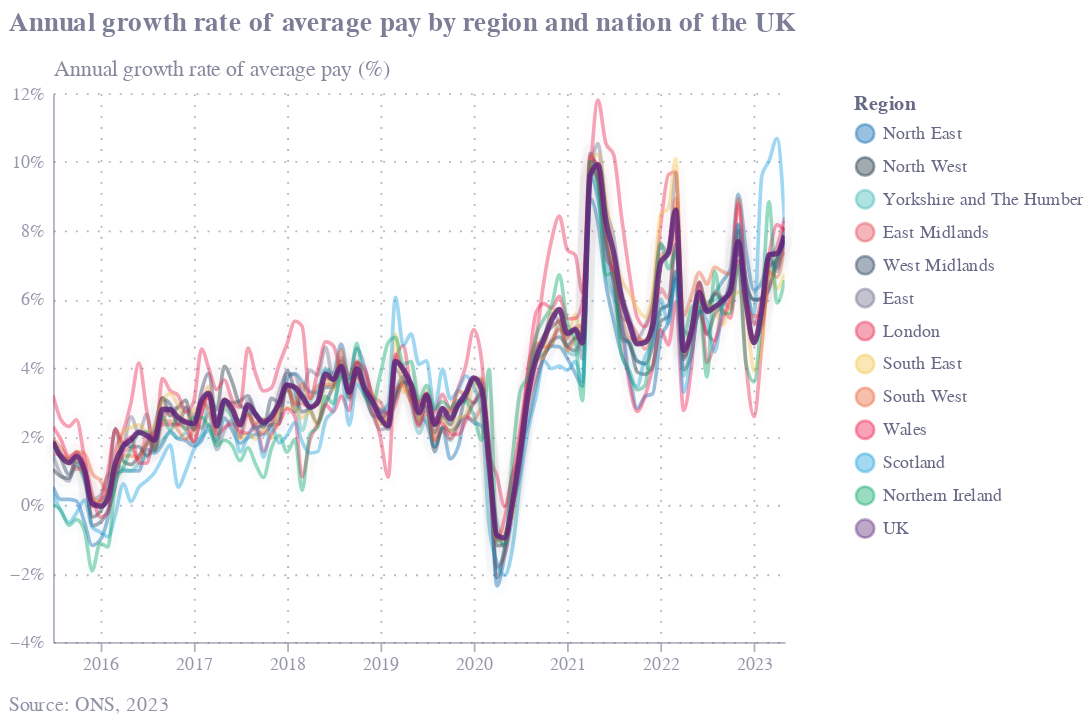
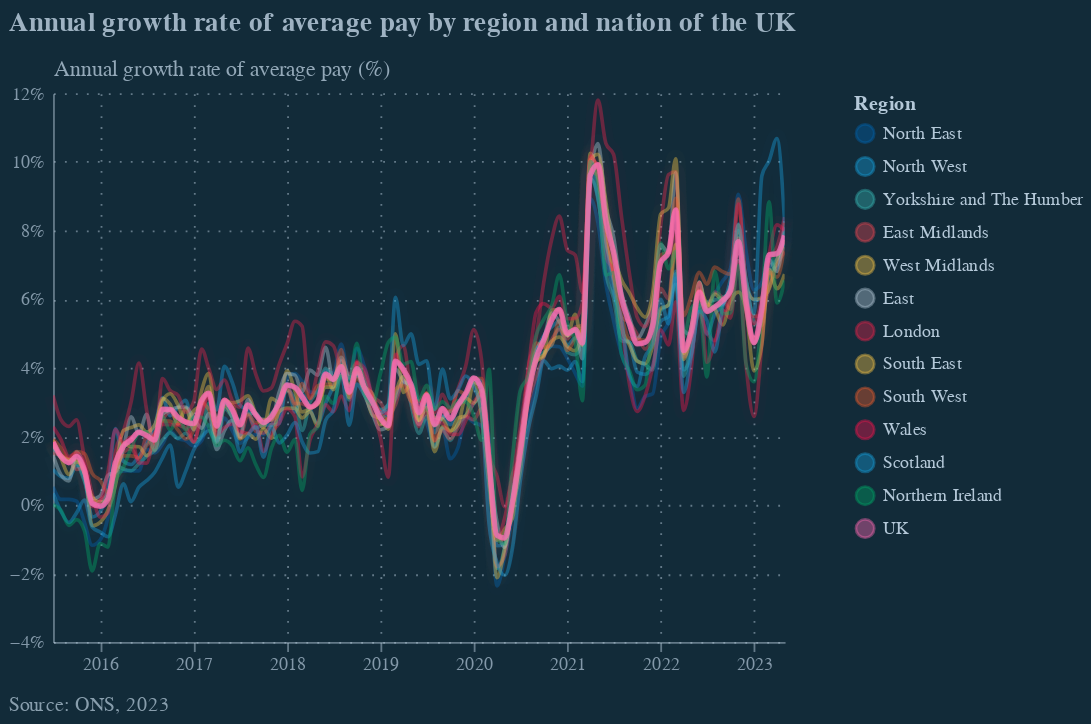

The notebook cell these images were saved under, in order:
### Code cell
base=alt.Chart(fc)
lines = base.mark_line(opacity=0.4,clip=True,interpolate='monotone').encode(
    x=alt.X('date:T',axis=alt.Axis(
            grid=True,
            gridDash=[1,5],
            gridColor=colors["eco-gray"],
            gridOpacity=mo,
            titleAlign="left",
            titleAnchor="end",
            title="",
        titleX=405,
            titleY=6,
            labelColor=colors["eco-gray"],
            titleColor=colors["eco-gray"],
            tickColor=colors["eco-gray"],
            domainColor=colors["eco-gray"],
            tickCount=10,
            domainOpacity=mo,
            tickOpacity=mo,
            labelOpacity=mo+0.2,
            titleOpacity=mo+0.3,
            titleFontSize=10,
            titleFontWeight='normal',
            orient="bottom",
            labelAngle=0,
            # scale=alt.Scale(domain=[1700,2100])
    )),
    y=alt.Y('value:Q',axis=alt.Axis( 
            # grid=False,
            gridDash=[1,5],
            gridColor=colors["eco-gray"],
            gridOpacity=mo,
            title="Annual growth rate of average pay (%)",
            titleX=0,
            titleY=-7,
            titleBaseline="bottom",
            titleAngle=0,
            titleAlign="left",
            ticks=False,
            labelPadding=5,
            labelColor=colors["eco-gray"],
            titleColor=colors["eco-gray"],
            tickColor=colors["eco-gray"],
            domainColor=colors["eco-gray"],
            domainOpacity=mo,
            tickOpacity=mo,
            labelOpacity=mo+0.2,
            titleOpacity=mo+0.3,
            titleFontSize=12,
            titleFontWeight='normal',
            format='%',
            tickCount=8,
            # domain=False,
            # labels=False
        ),
            # scale=alt.Scale(type='log',domain=[400,200000])
    
           ),
    color=alt.Color('region:N',sort=[],
                    legend=alt.Legend(title='Region',
                                                 titleColor=colors["eco-gray"],
                                                 labelColor=colors["eco-gray"]),scale=alt.Scale(
        range=list(rc.values()),domain=list(rc.keys())
    )),
)
uk=lines.mark_line(opacity=0.8,clip=True,interpolate='monotone',color=colors['eco-purple'],strokeWidth=3).transform_filter('datum.region=="UK"')
tt=lines.mark_line(opacity=0.01,size=10,interpolate='monotone').encode(tooltip=[alt.Tooltip('region:N',title='Region'),
             alt.Tooltip('date:T',title='Date',format='%B %Y'),
             alt.Tooltip('value:Q',title='Growth rate (%)',format='.2%')])

labels=lines.mark_text(opacity=0.8,align='left',dx=5).encode(text='t:N').transform_filter('datum.date>toDate("2023-04-01")').transform_calculate(t='datum.region'
).transform_filter('datum.region=="UKX"')

layer1=(lines+uk+labels+tt).\
    configure(font='Circular Std Book').configure_view(stroke=None,discreteWidth=400,discreteHeight=300,continuousWidth=400,continuousHeight=300).properties( 
        title={'text':"Annual growth rate of average pay by region and nation of the UK",'color':colors['eco-gray']+'dd','align':'left','anchor':'start','offset':-360,
              'subtitle':'Source: ONS, 2023','subtitlePadding':360,
               'subtitleFontSize':11,'subtitleColor':colors['eco-gray']+'bb','fontSize':15})

if SAVE:
    layer1.save("visualisation/" + f + ".json")
    layer1.save("visualisation/" + f + ".svg")
    layer1.save("visualisation/" + f + ".png")
    layer2=dark(f)
    layer2.save("visualisation/" + f + "_dark.json")
    layer2.save("visualisation/" + f + "_dark.svg")
    layer2.save("visualisation/" + f + "_dark.png")
    open("README.md", "a").write(readme)

print(f+'\n')
layer1.display()
if SAVE:
    layer2.display()
    
# force display dark
if DARK and not SAVE:
    layer1.save("visualisation/" + f + ".json")
    layer2=dark(f)
    layer2.display()

### Figure 1 — Vega-Lite specification as saved in the notebook (floating-point values rounded to 4 significant figures; data arrays with more than 128 entries replaced by an {"elided": "..."} marker saying what was removed)
{"config": {"view": {"continuousWidth": 400, "continuousHeight": 300, "discreteHeight": 300, "discreteWidth": 400, "stroke": null}, "font": "Circular Std Book"}, "layer": [{"mark": {"type": "line", "clip": true, "interpolate": "monotone", "opacity": 0.4}, "encoding": {"color": {"field": "region", "legend": {"labelColor": "#676A86", "title": "Region", "titleColor": "#676A86"}, "scale": {"domain": ["North East", "North West", "Yorkshire and The Humber", "East Midlands", "West Midlands", "East", "London", "South East", "South West", "Wales", "Scotland", "Northern Ireland", "UK"], "range": ["#0063AF", "#122B39", "#36B7B4", "#E54753", "#243B5A", "#676A86", "#E6224B", "#F4C245", "#EB5C2E", "#F4134D", "#179FDB", "#00A767", "#5C267B"]}, "sort": [], "type": "nominal"}, "x": {"axis": {"domainColor": "#676A86", "domainOpacity": 0.5, "grid": true, "gridColor": "#676A86", "gridDash": [1, 5], "gridOpacity": 0.5, "labelAngle": 0, "labelColor": "#676A86", "labelOpacity": 0.7, "orient": "bottom", "tickColor": "#676A86", "tickCount": 10, "tickOpacity": 0.5, "title": "", "titleAlign": "left", "titleAnchor": "end", "titleColor": "#676A86", "titleFontSize": 10, "titleFontWeight": "normal", "titleOpacity": 0.8, "titleX": 405, "titleY": 6}, "field": "date", "type": "temporal"}, "y": {"axis": {"domainColor": "#676A86", "domainOpacity": 0.5, "format": "%", "gridColor": "#676A86", "gridDash": [1, 5], "gridOpacity": 0.5, "labelColor": "#676A86", "labelOpacity": 0.7, "labelPadding": 5, "tickColor": "#676A86", "tickCount": 8, "tickOpacity": 0.5, "ticks": false, "title": "Annual growth rate of average pay (%)", "titleAlign": "left", "titleAngle": 0, "titleBaseline": "bottom", "titleColor": "#676A86", "titleFontSize": 12, "titleFontWeight": "normal", "titleOpacity": 0.8, "titleX": 0, "titleY": -7}, "field": "value", "type": "quantitative"}}}, {"mark": {"type": "line", "clip": true, "color": "#5C267B", "interpolate": "monotone", "opacity": 0.8, "strokeWidth": 3}, "encoding": {"color": {"field": "region", "legend": {"labelColor": "#676A86", "title": "Region", "titleColor": "#676A86"}, "scale": {"domain": ["North East", "North West", "Yorkshire and The Humber", "East Midlands", "West Midlands", "East", "London", "South East", "South West", "Wales", "Scotland", "Northern Ireland", "UK"], "range": ["#0063AF", "#122B39", "#36B7B4", "#E54753", "#243B5A", "#676A86", "#E6224B", "#F4C245", "#EB5C2E", "#F4134D", "#179FDB", "#00A767", "#5C267B"]}, "sort": [], "type": "nominal"}, "x": {"axis": {"domainColor": "#676A86", "domainOpacity": 0.5, "grid": true, "gridColor": "#676A86", "gridDash": [1, 5], "gridOpacity": 0.5, "labelAngle": 0, "labelColor": "#676A86", "labelOpacity": 0.7, "orient": "bottom", "tickColor": "#676A86", "tickCount": 10, "tickOpacity": 0.5, "title": "", "titleAlign": "left", "titleAnchor": "end", "titleColor": "#676A86", "titleFontSize": 10, "titleFontWeight": "normal", "titleOpacity": 0.8, "titleX": 405, "titleY": 6}, "field": "date", "type": "temporal"}, "y": {"axis": {"domainColor": "#676A86", "domainOpacity": 0.5, "format": "%", "gridColor": "#676A86", "gridDash": [1, 5], "gridOpacity": 0.5, "labelColor": "#676A86", "labelOpacity": 0.7, "labelPadding": 5, "tickColor": "#676A86", "tickCount": 8, "tickOpacity": 0.5, "ticks": false, "title": "Annual growth rate of average pay (%)", "titleAlign": "left", "titleAngle": 0, "titleBaseline": "bottom", "titleColor": "#676A86", "titleFontSize": 12, "titleFontWeight": "normal", "titleOpacity": 0.8, "titleX": 0, "titleY": -7}, "field": "value", "type": "quantitative"}}, "transform": [{"filter": "datum.region==\"UK\""}]}, {"mark": {"type": "text", "align": "left", "dx": 5, "opacity": 0.8}, "encoding": {"color": {"field": "region", "legend": {"labelColor": "#676A86", "title": "Region", "titleColor": "#676A86"}, "scale": {"domain": ["North East", "North West", "Yorkshire and The Humber", "East Midlands", "West Midlands", "East", "London", "South East", "South West", "Wales", "Scotland", "Northern Ireland", "UK"], "range": ["#0063AF", "#122B39", "#36B7B4", "#E54753", "#243B5A", "#676A86", "#E6224B", "#F4C245", "#EB5C2E", "#F4134D", "#179FDB", "#00A767", "#5C267B"]}, "sort": [], "type": "nominal"}, "text": {"field": "t", "type": "nominal"}, "x": {"axis": {"domainColor": "#676A86", "domainOpacity": 0.5, "grid": true, "gridColor": "#676A86", "gridDash": [1, 5], "gridOpacity": 0.5, "labelAngle": 0, "labelColor": "#676A86", "labelOpacity": 0.7, "orient": "bottom", "tickColor": "#676A86", "tickCount": 10, "tickOpacity": 0.5, "title": "", "titleAlign": "left", "titleAnchor": "end", "titleColor": "#676A86", "titleFontSize": 10, "titleFontWeight": "normal", "titleOpacity": 0.8, "titleX": 405, "titleY": 6}, "field": "date", "type": "temporal"}, "y": {"axis": {"domainColor": "#676A86", "domainOpacity": 0.5, "format": "%", "gridColor": "#676A86", "gridDash": [1, 5], "gridOpacity": 0.5, "labelColor": "#676A86", "labelOpacity": 0.7, "labelPadding": 5, "tickColor": "#676A86", "tickCount": 8, "tickOpacity": 0.5, "ticks": false, "title": "Annual growth rate of average pay (%)", "titleAlign": "left", "titleAngle": 0, "titleBaseline": "bottom", "titleColor": "#676A86", "titleFontSize": 12, "titleFontWeight": "normal", "titleOpacity": 0.8, "titleX": 0, "titleY": -7}, "field": "value", "type": "quantitative"}}, "transform": [{"filter": "datum.date>toDate(\"2023-04-01\")"}, {"calculate": "datum.region", "as": "t"}, {"filter": "datum.region==\"UKX\""}]}, {"mark": {"type": "line", "interpolate": "monotone", "opacity": 0.01, "size": 10}, "encoding": {"color": {"field": "region", "legend": {"labelColor": "#676A86", "title": "Region", "titleColor": "#676A86"}, "scale": {"domain": ["North East", "North West", "Yorkshire and The Humber", "East Midlands", "West Midlands", "East", "London", "South East", "South West", "Wales", "Scotland", "Northern Ireland", "UK"], "range": ["#0063AF", "#122B39", "#36B7B4", "#E54753", "#243B5A", "#676A86", "#E6224B", "#F4C245", "#EB5C2E", "#F4134D", "#179FDB", "#00A767", "#5C267B"]}, "sort": [], "type": "nominal"}, "tooltip": [{"field": "region", "title": "Region", "type": "nominal"}, {"field": "date", "format": "%B %Y", "title": "Date", "type": "temporal"}, {"field": "value", "format": ".2%", "title": "Growth rate (%)", "type": "quantitative"}], "x": {"axis": {"domainColor": "#676A86", "domainOpacity": 0.5, "grid": true, "gridColor": "#676A86", "gridDash": [1, 5], "gridOpacity": 0.5, "labelAngle": 0, "labelColor": "#676A86", "labelOpacity": 0.7, "orient": "bottom", "tickColor": "#676A86", "tickCount": 10, "tickOpacity": 0.5, "title": "", "titleAlign": "left", "titleAnchor": "end", "titleColor": "#676A86", "titleFontSize": 10, "titleFontWeight": "normal", "titleOpacity": 0.8, "titleX": 405, "titleY": 6}, "field": "date", "type": "temporal"}, "y": {"axis": {"domainColor": "#676A86", "domainOpacity": 0.5, "format": "%", "gridColor": "#676A86", "gridDash": [1, 5], "gridOpacity": 0.5, "labelColor": "#676A86", "labelOpacity": 0.7, "labelPadding": 5, "tickColor": "#676A86", "tickCount": 8, "tickOpacity": 0.5, "ticks": false, "title": "Annual growth rate of average pay (%)", "titleAlign": "left", "titleAngle": 0, "titleBaseline": "bottom", "titleColor": "#676A86", "titleFontSize": 12, "titleFontWeight": "normal", "titleOpacity": 0.8, "titleX": 0, "titleY": -7}, "field": "value", "type": "quantitative"}}}], "data": {"name": "data-9974efeb46b6af20400bcf66a746bccc"}, "title": {"text": "Annual growth rate of average pay by region and nation of the UK", "color": "#676A86dd", "align": "left", "anchor": "start", "offset": -360, "subtitle": "Source: ONS, 2023", "subtitlePadding": 360, "subtitleFontSize": 11, "subtitleColor": "#676A86bb", "fontSize": 15}, "$schema": "https://vega.github.io/schema/vega-lite/v4.17.0.json", "datasets": {"data-9974efeb46b6af20400bcf66a746bccc": {"elided": "1781 records"}}}

### Figure 2 — Vega-Lite specification as saved in the notebook (floating-point values rounded to 4 significant figures; data arrays with more than 128 entries replaced by an {"elided": "..."} marker saying what was removed)
{"config": {"view": {"continuousWidth": 400, "continuousHeight": 300, "discreteHeight": 300, "discreteWidth": 400, "stroke": null}, "font": "Circular Std Book"}, "layer": [{"mark": {"type": "line", "clip": true, "interpolate": "monotone", "opacity": 0.4}, "encoding": {"color": {"field": "region", "legend": {"labelColor": "#b4c8d8", "title": "Region", "titleColor": "#b4c8d8"}, "scale": {"domain": ["North East", "North West", "Yorkshire and The Humber", "East Midlands", "West Midlands", "East", "London", "South East", "South West", "Wales", "Scotland", "Northern Ireland", "UK"], "range": ["#0063AF", "#179FDB", "#36B7B4", "#E54753", "#F4C245", "#b4c8d8", "#E6224B", "#F4C245", "#EB5C2E", "#F4134D", "#179FDB", "#00A767", "#FF69B4"]}, "sort": [], "type": "nominal"}, "x": {"axis": {"domainColor": "#b4c8d8", "domainOpacity": 0.5, "grid": true, "gridColor": "#b4c8d8", "gridDash": [1, 5], "gridOpacity": 0.5, "labelAngle": 0, "labelColor": "#b4c8d8", "labelOpacity": 0.7, "orient": "bottom", "tickColor": "#b4c8d8", "tickCount": 10, "tickOpacity": 0.5, "title": "", "titleAlign": "left", "titleAnchor": "end", "titleColor": "#b4c8d8", "titleFontSize": 10, "titleFontWeight": "normal", "titleOpacity": 0.8, "titleX": 405, "titleY": 6}, "field": "date", "type": "temporal"}, "y": {"axis": {"domainColor": "#b4c8d8", "domainOpacity": 0.5, "format": "%", "gridColor": "#b4c8d8", "gridDash": [1, 5], "gridOpacity": 0.5, "labelColor": "#b4c8d8", "labelOpacity": 0.7, "labelPadding": 5, "tickColor": "#b4c8d8", "tickCount": 8, "tickOpacity": 0.5, "ticks": false, "title": "Annual growth rate of average pay (%)", "titleAlign": "left", "titleAngle": 0, "titleBaseline": "bottom", "titleColor": "#b4c8d8", "titleFontSize": 12, "titleFontWeight": "normal", "titleOpacity": 0.8, "titleX": 0, "titleY": -7}, "field": "value", "type": "quantitative"}}}, {"mark": {"type": "line", "clip": true, "color": "#FF69B4", "interpolate": "monotone", "opacity": 0.8, "strokeWidth": 3}, "encoding": {"color": {"field": "region", "legend": {"labelColor": "#b4c8d8", "title": "Region", "titleColor": "#b4c8d8"}, "scale": {"domain": ["North East", "North West", "Yorkshire and The Humber", "East Midlands", "West Midlands", "East", "London", "South East", "South West", "Wales", "Scotland", "Northern Ireland", "UK"], "range": ["#0063AF", "#179FDB", "#36B7B4", "#E54753", "#F4C245", "#b4c8d8", "#E6224B", "#F4C245", "#EB5C2E", "#F4134D", "#179FDB", "#00A767", "#FF69B4"]}, "sort": [], "type": "nominal"}, "x": {"axis": {"domainColor": "#b4c8d8", "domainOpacity": 0.5, "grid": true, "gridColor": "#b4c8d8", "gridDash": [1, 5], "gridOpacity": 0.5, "labelAngle": 0, "labelColor": "#b4c8d8", "labelOpacity": 0.7, "orient": "bottom", "tickColor": "#b4c8d8", "tickCount": 10, "tickOpacity": 0.5, "title": "", "titleAlign": "left", "titleAnchor": "end", "titleColor": "#b4c8d8", "titleFontSize": 10, "titleFontWeight": "normal", "titleOpacity": 0.8, "titleX": 405, "titleY": 6}, "field": "date", "type": "temporal"}, "y": {"axis": {"domainColor": "#b4c8d8", "domainOpacity": 0.5, "format": "%", "gridColor": "#b4c8d8", "gridDash": [1, 5], "gridOpacity": 0.5, "labelColor": "#b4c8d8", "labelOpacity": 0.7, "labelPadding": 5, "tickColor": "#b4c8d8", "tickCount": 8, "tickOpacity": 0.5, "ticks": false, "title": "Annual growth rate of average pay (%)", "titleAlign": "left", "titleAngle": 0, "titleBaseline": "bottom", "titleColor": "#b4c8d8", "titleFontSize": 12, "titleFontWeight": "normal", "titleOpacity": 0.8, "titleX": 0, "titleY": -7}, "field": "value", "type": "quantitative"}}, "transform": [{"filter": "datum.region==\"UK\""}]}, {"mark": {"type": "text", "align": "left", "dx": 5, "opacity": 0.8}, "encoding": {"color": {"field": "region", "legend": {"labelColor": "#b4c8d8", "title": "Region", "titleColor": "#b4c8d8"}, "scale": {"domain": ["North East", "North West", "Yorkshire and The Humber", "East Midlands", "West Midlands", "East", "London", "South East", "South West", "Wales", "Scotland", "Northern Ireland", "UK"], "range": ["#0063AF", "#179FDB", "#36B7B4", "#E54753", "#F4C245", "#b4c8d8", "#E6224B", "#F4C245", "#EB5C2E", "#F4134D", "#179FDB", "#00A767", "#FF69B4"]}, "sort": [], "type": "nominal"}, "text": {"field": "t", "type": "nominal"}, "x": {"axis": {"domainColor": "#b4c8d8", "domainOpacity": 0.5, "grid": true, "gridColor": "#b4c8d8", "gridDash": [1, 5], "gridOpacity": 0.5, "labelAngle": 0, "labelColor": "#b4c8d8", "labelOpacity": 0.7, "orient": "bottom", "tickColor": "#b4c8d8", "tickCount": 10, "tickOpacity": 0.5, "title": "", "titleAlign": "left", "titleAnchor": "end", "titleColor": "#b4c8d8", "titleFontSize": 10, "titleFontWeight": "normal", "titleOpacity": 0.8, "titleX": 405, "titleY": 6}, "field": "date", "type": "temporal"}, "y": {"axis": {"domainColor": "#b4c8d8", "domainOpacity": 0.5, "format": "%", "gridColor": "#b4c8d8", "gridDash": [1, 5], "gridOpacity": 0.5, "labelColor": "#b4c8d8", "labelOpacity": 0.7, "labelPadding": 5, "tickColor": "#b4c8d8", "tickCount": 8, "tickOpacity": 0.5, "ticks": false, "title": "Annual growth rate of average pay (%)", "titleAlign": "left", "titleAngle": 0, "titleBaseline": "bottom", "titleColor": "#b4c8d8", "titleFontSize": 12, "titleFontWeight": "normal", "titleOpacity": 0.8, "titleX": 0, "titleY": -7}, "field": "value", "type": "quantitative"}}, "transform": [{"filter": "datum.date>toDate(\"2023-04-01\")"}, {"calculate": "datum.region", "as": "t"}, {"filter": "datum.region==\"UKX\""}]}, {"mark": {"type": "line", "interpolate": "monotone", "opacity": 0.01, "size": 10}, "encoding": {"color": {"field": "region", "legend": {"labelColor": "#b4c8d8", "title": "Region", "titleColor": "#b4c8d8"}, "scale": {"domain": ["North East", "North West", "Yorkshire and The Humber", "East Midlands", "West Midlands", "East", "London", "South East", "South West", "Wales", "Scotland", "Northern Ireland", "UK"], "range": ["#0063AF", "#179FDB", "#36B7B4", "#E54753", "#F4C245", "#b4c8d8", "#E6224B", "#F4C245", "#EB5C2E", "#F4134D", "#179FDB", "#00A767", "#FF69B4"]}, "sort": [], "type": "nominal"}, "tooltip": [{"field": "region", "title": "Region", "type": "nominal"}, {"field": "date", "format": "%B %Y", "title": "Date", "type": "temporal"}, {"field": "value", "format": ".2%", "title": "Growth rate (%)", "type": "quantitative"}], "x": {"axis": {"domainColor": "#b4c8d8", "domainOpacity": 0.5, "grid": true, "gridColor": "#b4c8d8", "gridDash": [1, 5], "gridOpacity": 0.5, "labelAngle": 0, "labelColor": "#b4c8d8", "labelOpacity": 0.7, "orient": "bottom", "tickColor": "#b4c8d8", "tickCount": 10, "tickOpacity": 0.5, "title": "", "titleAlign": "left", "titleAnchor": "end", "titleColor": "#b4c8d8", "titleFontSize": 10, "titleFontWeight": "normal", "titleOpacity": 0.8, "titleX": 405, "titleY": 6}, "field": "date", "type": "temporal"}, "y": {"axis": {"domainColor": "#b4c8d8", "domainOpacity": 0.5, "format": "%", "gridColor": "#b4c8d8", "gridDash": [1, 5], "gridOpacity": 0.5, "labelColor": "#b4c8d8", "labelOpacity": 0.7, "labelPadding": 5, "tickColor": "#b4c8d8", "tickCount": 8, "tickOpacity": 0.5, "ticks": false, "title": "Annual growth rate of average pay (%)", "titleAlign": "left", "titleAngle": 0, "titleBaseline": "bottom", "titleColor": "#b4c8d8", "titleFontSize": 12, "titleFontWeight": "normal", "titleOpacity": 0.8, "titleX": 0, "titleY": -7}, "field": "value", "type": "quantitative"}}}], "background": "#122B39", "data": {"name": "data-9974efeb46b6af20400bcf66a746bccc"}, "datasets": {"data-9974efeb46b6af20400bcf66a746bccc": {"elided": "1781 records"}}, "title": {"text": "Annual growth rate of average pay by region and nation of the UK", "align": "left", "anchor": "start", "color": "#b4c8d8dd", "fontSize": 15, "offset": -360, "subtitle": "Source: ONS, 2023", "subtitleColor": "#b4c8d8bb", "subtitleFontSize": 11, "subtitlePadding": 360}, "$schema": "https://vega.github.io/schema/vega-lite/v4.17.0.json"}
